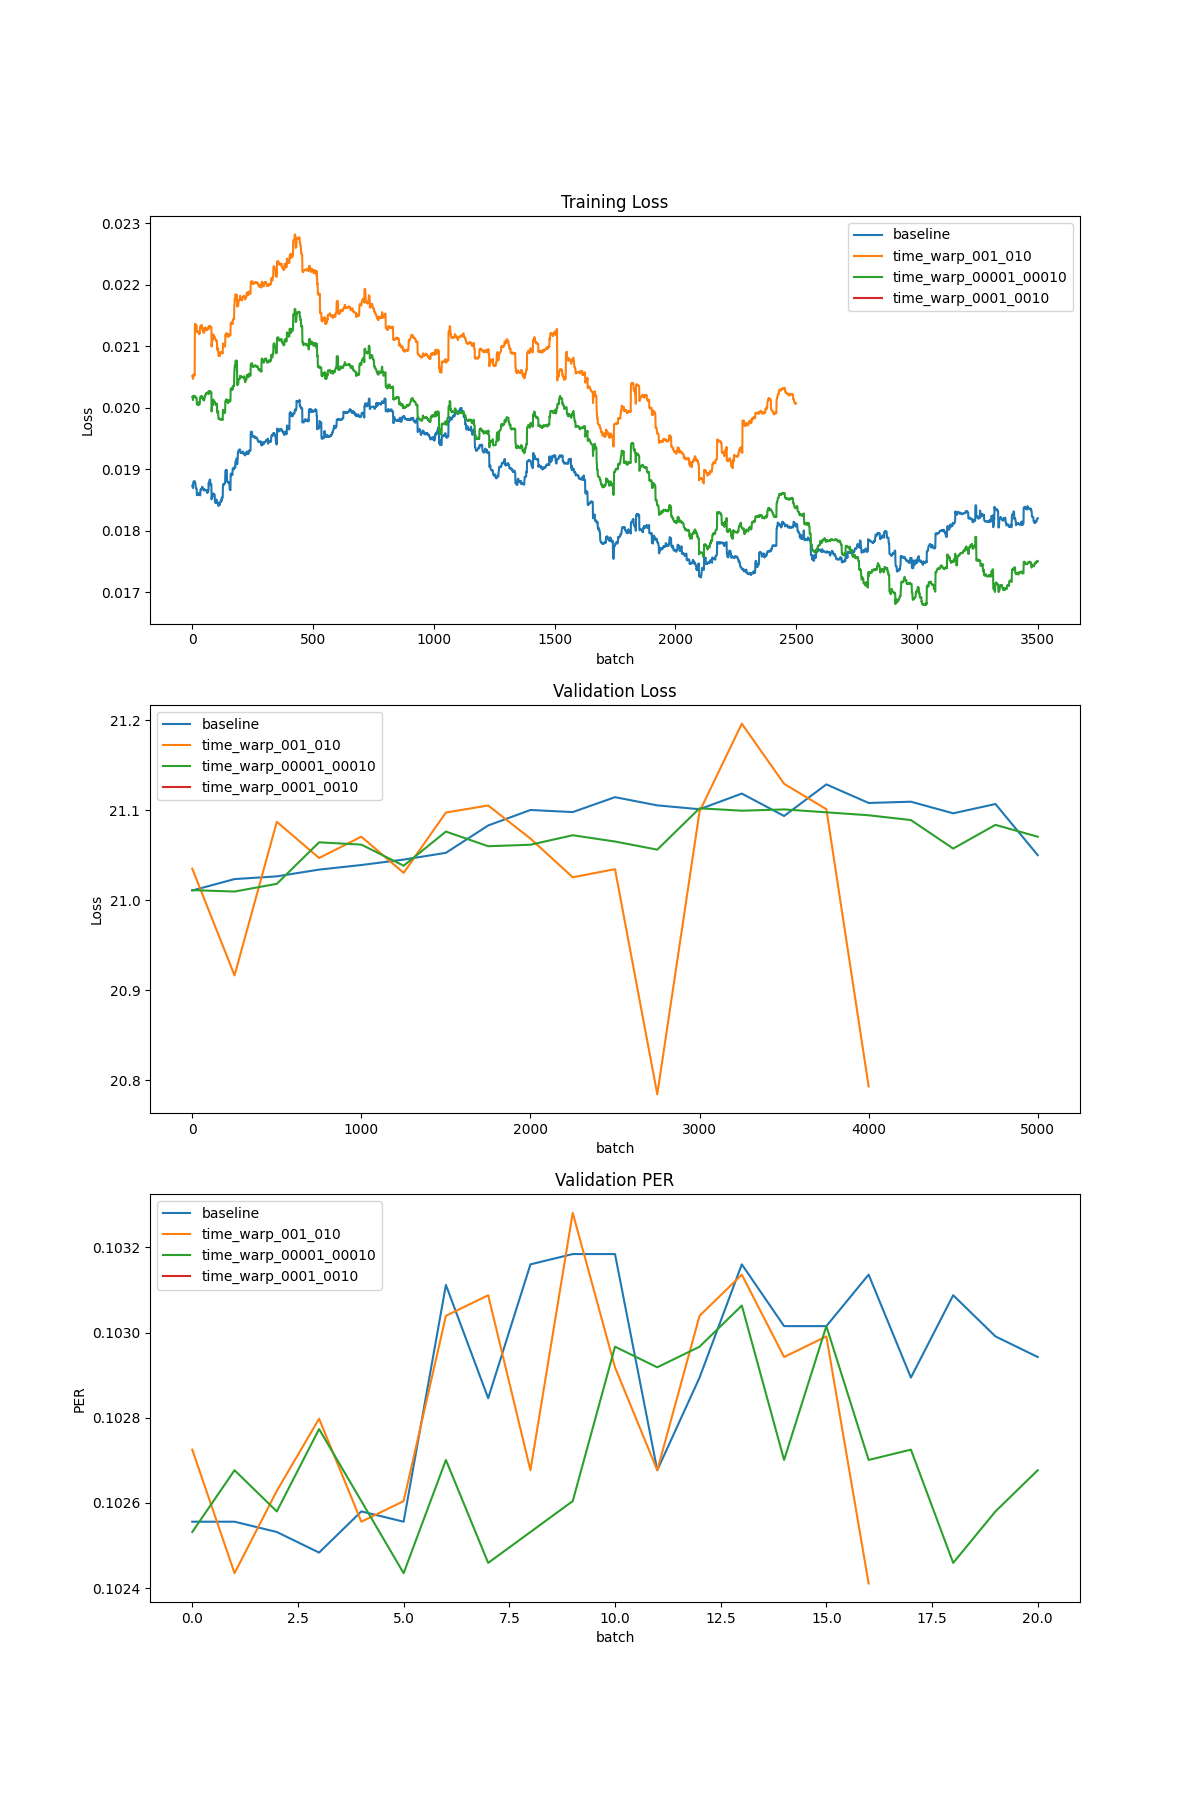

This chart was generated by the following Python code:
import os
import numpy as np
from matplotlib import pyplot as plt
import pandas as pd
def moving_average(a, n=3):
    ret = np.cumsum(a, dtype=float)
    ret[n:] = ret[n:] - ret[:-n]
    return ret[n - 1:] / n


general_path = 'data/model_weights'
models = ['baseline','time_warp_001_010','time_warp_00001_00010','time_warp_0001_0010']

results = {}
for model in models:
    train_metrics = pd.read_csv(os.path.join(general_path, model, 'train_metrics.csv'), index_col=0)
    val_metrics = pd.read_csv(os.path.join(general_path, model, 'val_metrics.csv'), index_col=0)
    
    if os.path.exists(os.path.join(general_path, model, 'val_summary.csv')):
        print(model)
        val_summary = pd.read_csv(os.path.join(general_path, model, 'val_summary.csv'), header=None, names=['batch','length','edit_distance','WER'])
        val_summary['batch'] = val_summary['batch'].str.replace( 'checkpoint_batch_','').astype(int)
        val_summary = val_summary.sort_values('batch')
        #if len(val_summary == 0):
        #    val_summary = None
    else:
        val_summary = None



    results[model] = {
        'train': train_metrics,
        'val': val_metrics,
        'val_summary': val_summary
    }
# plot results
fig = plt.figure(figsize=(12, 18))
for model in models:
    train_metrics = results[model]['train']
    val_metrics = results[model]['val']

    plt.subplot(3, 1, 1)
    plt.plot(moving_average(train_metrics['train_losses'].tolist(),n=1500), label=model)
    plt.title('Training Loss')
    plt.xlabel('batch')
    plt.ylabel('Loss')
    plt.legend()

    plt.subplot(3, 1, 2)
    x = np.array(list(range(len(val_metrics['val_losses']))))*250
    plt.plot(x, val_metrics['val_losses'], label=model)
    plt.title('Validation Loss')
    plt.xlabel('batch')
    plt.ylabel('Loss')
    plt.legend()

    # val per
    plt.subplot(3, 1, 3)
    plt.plot(val_metrics['val_PERs'], label=model)
    plt.title('Validation PER')
    plt.xlabel('batch')
    plt.ylabel('PER')
    plt.legend()

plt.savefig('results.png')


fig = plt.figure(figsize=(12, 6))
for model in models:
    val_summary = results[model]['val_summary']
    if val_summary is not None:
        print(val_summary['batch'])
        plt.plot(val_summary['batch'], val_summary['WER'], label=model)
        plt.title(f'Validation WER for {model}')
        plt.xlabel('batch')
        plt.ylabel('WER')
        plt.legend()
plt.savefig(f'results_WER.png')
plt.close()
